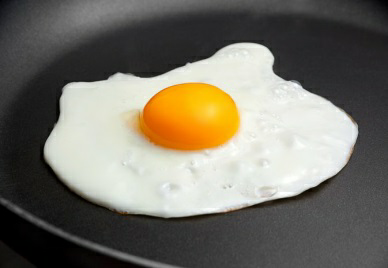
#> input picture codes/images/2.png, 388 x 268 px
$ jupyter execute Question_2.ipynb   (shell and % lines are left out)
#> lines starting #> are read from the running program, lines starting #| are printed output that depends on the picture
### 2) Read the image shown below. Use snake active contour model to obtain two separate contours around the (a) Yellow yolk (b) Egg white.
### Compare the difference in values of “alpha”, “beta”, and Number of iterations needed for convergence, for the two contours.

[cell 1]
# importing necessary packages
import numpy as np
import matplotlib.pyplot as plt
from skimage.color import rgb2gray
from skimage.filters import gaussian
from skimage.segmentation import active_contour
import cv2

###  1. Reading an image

[cell 2]
img = cv2.imread('./images/2.png')
#> img is the input picture: shape (268, 388, 3); mean B, G, R 101.9, 112.7, 116.7
plt.imshow(cv2.cvtColor(img,cv2.COLOR_RGB2BGR)), plt.xticks([]), plt.yticks([])
plt.show()

#### Topic insight :

Snake Active Contour Model : To find contour around an object, which is useful for image segementation.
Often edges are fragmented so we use active contour model to intergrate it over distance to get smooth contours

### 2. Setting up intial boundary around an object ( user help step)

[cell 3]
# follwing x and y is setting up an intial boundary to an object we wnt to detect an edge
# x moves the circular/oval boundary wrt x axis ,  and y moves the circular/oval boundary wrt y axis

k = np.linspace(0, 2*np.pi, 400)
x = 189 + 80*np.cos(k)  # intercept moves the whole boundary right or left , and coef will reshape the boundary wrt x axis
y = 120 + 40*np.sin(k)
init_bound = np.array([x, y]).T

### 3. Invoking active_contour function by passing params alpha , bita , gamma

[cell 4]
# alpha and bita works for detecting a curve around object

snake = active_contour(gaussian(img, 3),
                       init_bound, alpha=0.2, beta=10, gamma=0.01)
#> snake = 400 pairs, first value 212.7 to 212.7, second value 145.9 to 146.5

[cell 5]
# same shape of both
snake.shape
init_bound.shape

### 4. Plotting contour representation around yellow yolk

[cell 6]
fig, ax = plt.subplots(figsize=(9,9))
ax.imshow(cv2.cvtColor(img,cv2.COLOR_RGB2BGR))
ax.plot(init_bound[:, 0],init_bound[:, 1], '--r', lw=3)
ax.plot(snake[:, 0], snake[:, 1], '-b', lw=4)
ax.set_xticks([]), ax.set_yticks([])
ax.axis([0, img.shape[1], img.shape[0], 0])
#> Out = (0, 388, 268, 0)
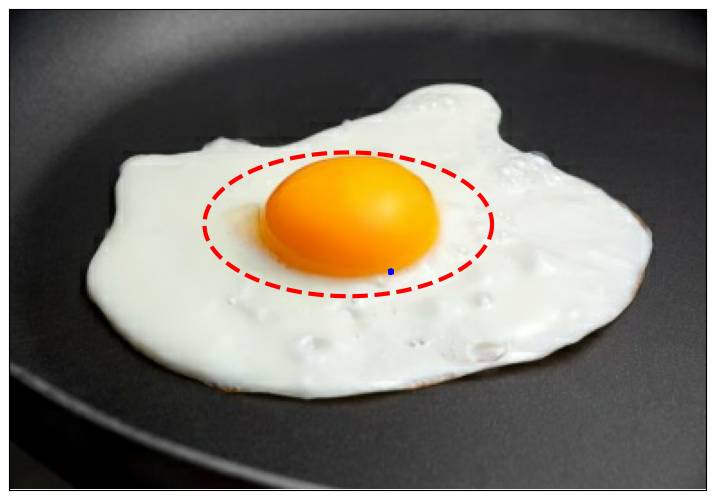
#> figure drawn by matplotlib, 1 panel

### How it works ? : By setting alpha , bita and gamma parameters

alpha and bita works for detecting a contour around object

alpha : it defines elastic force : for shrinking and exapnding contour
bita : bending energy : smoothness of curve around an object
gamma : it considers image features : lower the value of gamma higher you consider the image features
      : gamma decides that how well the curve matches the image data

### 5. Likewise, repeating the steps for egg white : just by setting intial boundary around egg white

[cell 7]
s = np.linspace(0, 2*np.pi, 400)
x = 197 + 167*np.cos(s)
y = 130 + 97*np.sin(s)
init = np.array([x, y]).T

# calling active contour fun
snake = active_contour(gaussian(img, 3),
                       init, alpha=0.01, beta=0.1, gamma=0.01)
#> snake = 400 pairs, first value 58.99 to 264.8, second value 43.67 to 237.5

# plotting contour repn
fig, ax = plt.subplots(figsize=(9,9))
ax.imshow(cv2.cvtColor(img,cv2.COLOR_RGB2BGR))
ax.plot(init[:, 0], init[:, 1], '--r', lw=4)
ax.plot(snake[:, 0], snake[:, 1], '-b', lw=4)
ax.set_xticks([]), ax.set_yticks([])
ax.axis([0, img.shape[1], img.shape[0], 0])
#> Out = (0, 388, 268, 0)
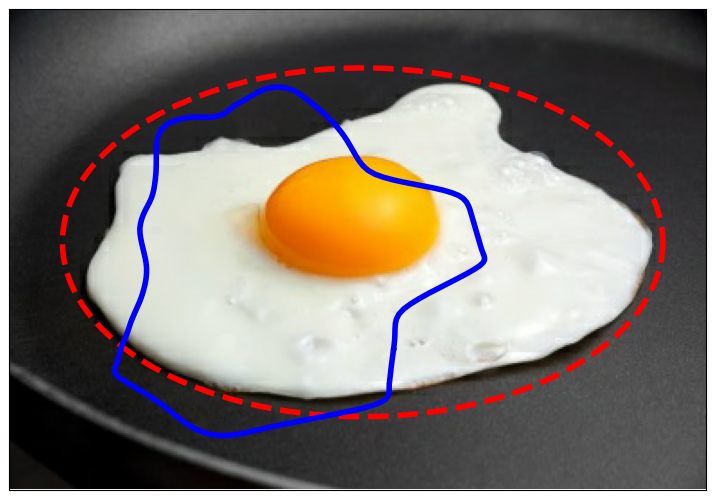
#> figure drawn by matplotlib, 1 panel

$ run again, with codes/images/4.png copied over codes/images/2.png
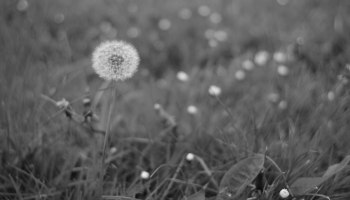
#> input picture codes/images/4.png, 350 x 200 px
#> img is the input picture: shape (200, 350, 3); min 10, max 240, mean 93.7
#> `snake = active_contour(gaussian(img, 3), init_bound, alpha=0.2, beta=1..`: snake = 400 pairs, first value 170.2 to 178.2, second value 140.7 to 147.7
#> `[cell 6] fig, ax = plt.subplots(figsize=(9,9)) ax.imshow(cv2.cvtColor(..`:
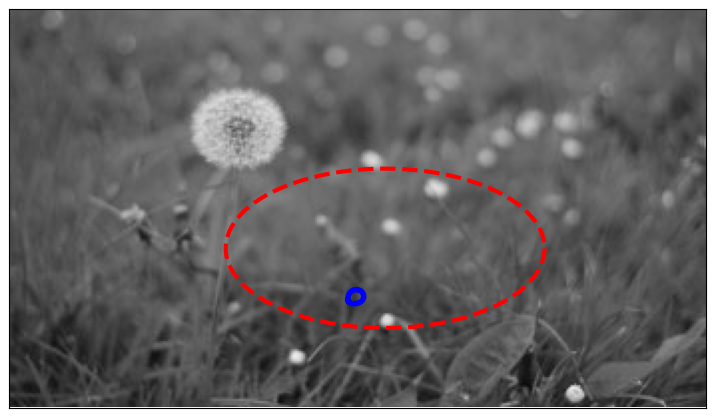
#> figure drawn by matplotlib, 1 panel
#> `snake = active_contour(gaussian(img, 3), init, alpha=0.01, beta=0.1, g..`: snake = 400 pairs, first value 40.69 to 198.4, second value 64.02 to 222.1
#> `[cell 7] s = np.linspace(0, 2*np.pi, 400) x = 197 + 167*np.cos(s) y = ..`:
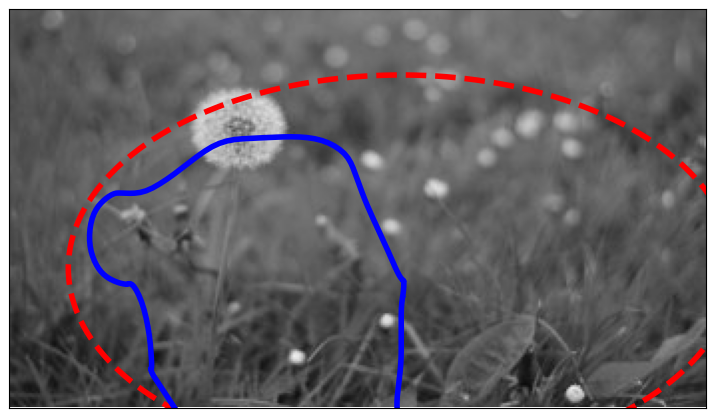
#> figure drawn by matplotlib, 1 panel
